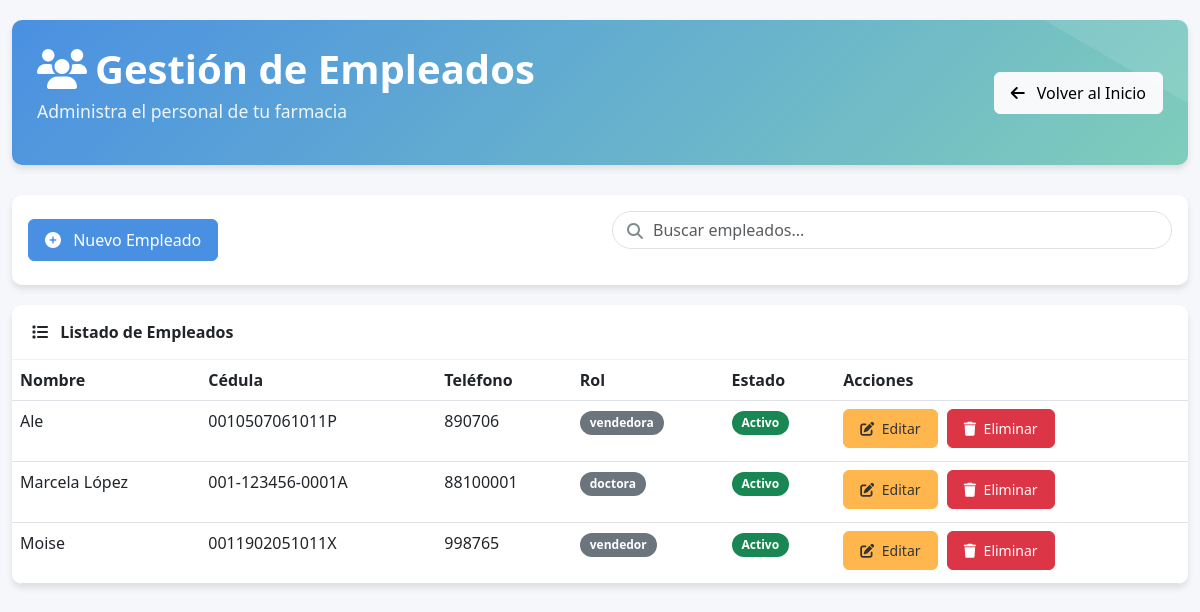
The page /farmacia/empleados/ (signed in) on the database as committed earlier.
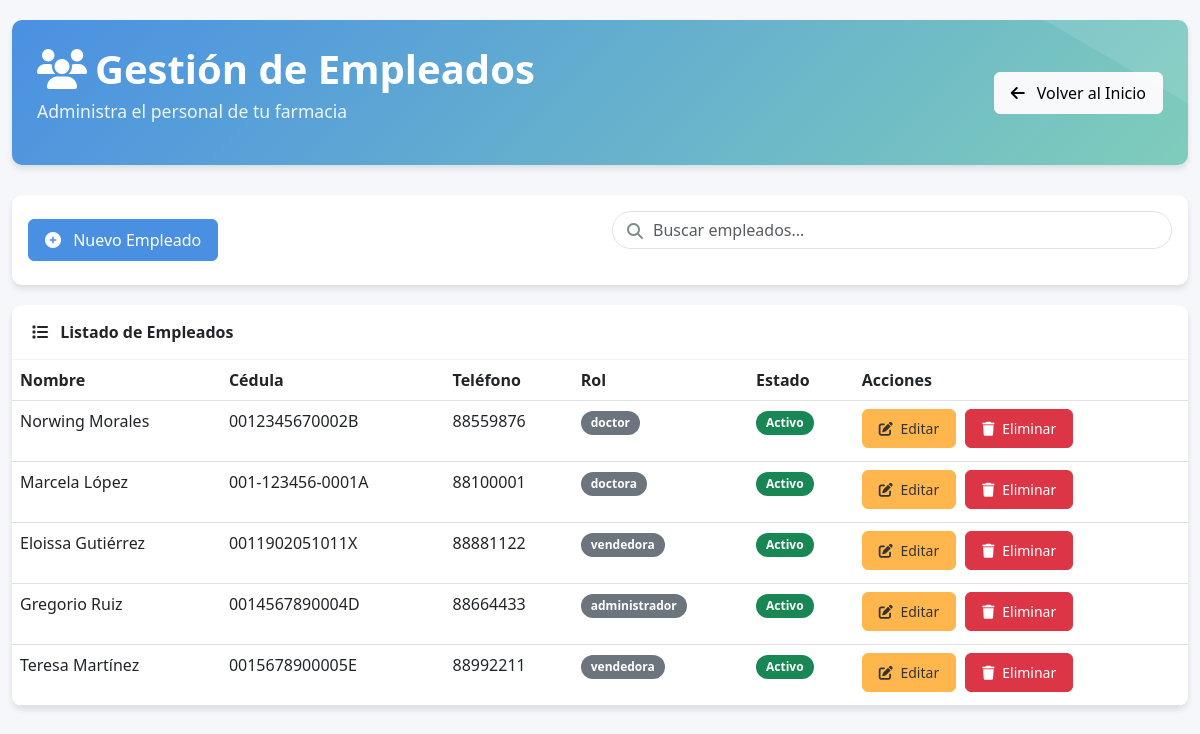
The same page on the database as committed later.
### farmacia_app/models.py (models this page shows, shortened)
class Empleados(models.Model):
    id_empleado = models.AutoField(primary_key=True)
    nombre = models.CharField(max_length=255)
    fecha_contratacion = models.DateField(blank=True, null=True)
    rol = models.CharField(max_length=100, blank=True, null=True)
    funciones = models.TextField(blank=True, null=True)
    cedula = models.CharField(max_length=20, blank=True, null=True)
    telefono = models.CharField(max_length=20, blank=True, null=True)
    correo = models.EmailField(blank=True, null=True)
    estado = models.IntegerField(default=1)
    class Meta:
        db_table = 'Empleados'

### farmacia_app/views.py (the view)
# urls.py: path('empleados/', login_required(views.empleado_list), name='empleado_list'),
def empleado_list(request):
    empleados = Empleados.objects.all()
    return render(request, 'empleado/list.html', {'empleados': empleados})

### farmacia_app/templates/empleado/list.html (shortened to what this page needs)
<!DOCTYPE html>
<html lang="es">
<head>
    <link href="https://cdn.jsdelivr.net/npm/bootstrap@5.3.0/dist/css/bootstrap.min.css" rel="stylesheet">
    <link rel="stylesheet" href="https://cdnjs.cloudflare.com/ajax/libs/font-awesome/6.4.0/css/all.min.css">
</head>
<body>
    <div class="container">
        <div class="header-section fade-in">
            <div class="row align-items-center">
                <div class="col-md-6">
                    <h1 class="header-title"><i class="fas fa-users me-2"></i>Gestión de Empleados</h1>
                    <p class="header-subtitle">Administra el personal de tu farmacia</p>
                </div>
                <div class="col-md-6 text-end">
                    <a href="{% url 'home' %}" class="btn btn-light">
                        <i class="fas fa-arrow-left me-2"></i> Volver al Inicio
                    </a>
                </div>
            </div>
        </div>
        <div class="card fade-in">
            <div class="card-body">
                <div class="row align-items-center">
                    <div class="col-md-6">
                        <a href="{% url 'empleado_create' %}" class="btn btn-primary">
                            <i class="fas fa-plus-circle me-2"></i> Nuevo Empleado
                        </a>
                    </div>
                    <div class="col-md-6">
                        <div class="search-box">
                            <i class="fas fa-search"></i>
                            <input type="text" class="form-control" placeholder="Buscar empleados...">
                        </div>
                    </div>
                </div>
            </div>
        </div>
        <div class="card fade-in">
            <div class="card-header">
                <i class="fas fa-list me-2"></i> Listado de Empleados
            </div>
            <div class="table-responsive">
                <table class="table table-hover">
                    <thead>
                        <tr>
                            <th>Nombre</th>
                            <th>Cédula</th>
                            <th>Teléfono</th>
                            <th>Rol</th>
                            <th>Estado</th>
                            <th>Acciones</th>
                        </tr>
                    </thead>
                    <tbody>
                        {% for e in empleados %}
                        <tr>
                            <td>{{ e.nombre }}</td>
                            <td>{{ e.cedula }}</td>
                            <td>{{ e.telefono }}</td>
                            <td>
                                <span class="badge bg-secondary">{{ e.rol }}</span>
                            </td>
                            <td>
                                {% if e.estado == 1 %}
                                    <span class="badge bg-success">Activo</span>
                                {% else %}
                                    <span class="badge bg-danger">Inactivo</span>
                                {% endif %}
                            </td>
                            <td class="action-buttons">
                                <a href="{% url 'empleado_edit' e.id_empleado %}" class="btn btn-warning btn-sm">
                                    <i class="fas fa-edit me-1"></i> Editar
                                </a>
                                <a href="{% url 'empleado_delete' e.id_empleado %}" class="btn btn-danger btn-sm">
                                    <i class="fas fa-trash me-1"></i> Eliminar
                                </a>
                            </td>
                        </tr>
                        {% endfor %}
                    </tbody>
                </table>
            </div>
        </div>
    </div>
</body>
</html>

Rows that differ between the two databases and show on the page:
changed Empleados: nombre "Ale" → "Norwing Morales"; cedula "0010507061011P" → "0012345670002B"; telefono "890706" → "88559876"; rol "vendedora" → "doctor"
changed Empleados: nombre "Moise" → "Eloissa Gutiérrez"; telefono "998765" → "88881122"; rol "vendedor" → "vendedora"
added Empleados: nombre "Gregorio Ruiz", cedula "0014567890004D", telefono "88664433", rol "administrador", estado "Activo"
added Empleados: nombre "Teresa Martínez", cedula "0015678900005E", telefono "88992211", rol "vendedora", estado "Activo"
